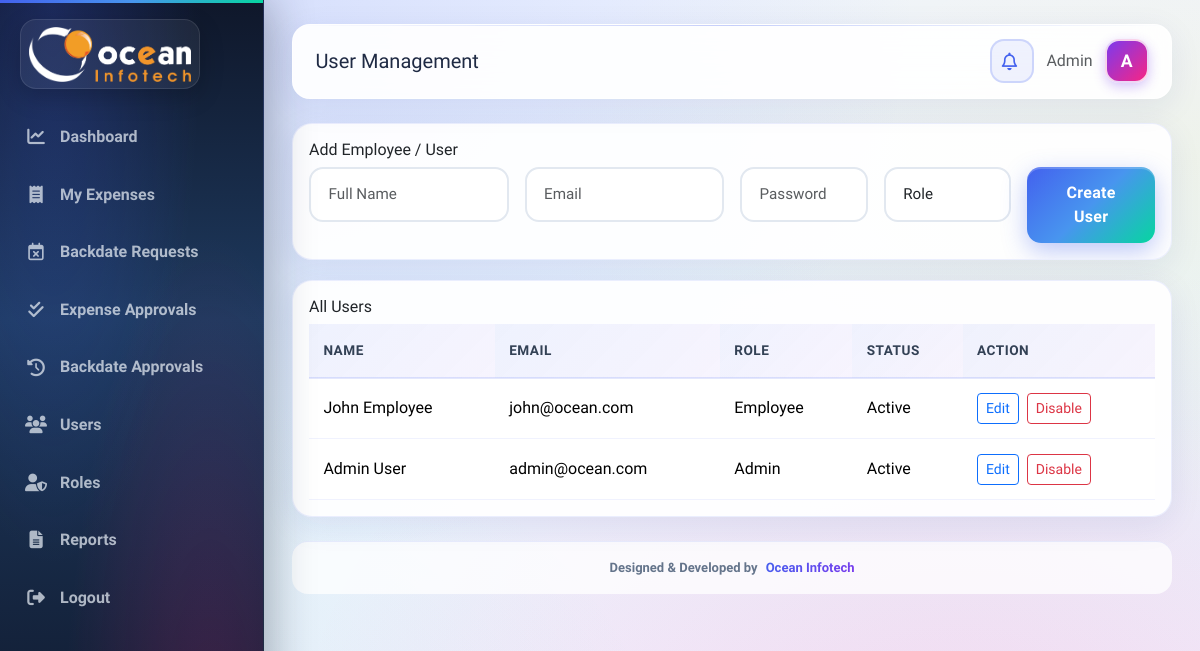
/users.php (signed in), run on the app's committed database.
### tables this page shows
CREATE TABLE `users` (
  `id` int unsigned NOT NULL AUTO_INCREMENT,
  `name` varchar(100) NOT NULL,
  `email` varchar(150) NOT NULL UNIQUE,
  `password` varchar(255) NOT NULL,
  `role_id` int unsigned NOT NULL,
  `status` enum('Active','Inactive') NOT NULL DEFAULT 'Active',
  `created_at` timestamp NOT NULL DEFAULT CURRENT_TIMESTAMP,
  PRIMARY KEY (`id`),
  CONSTRAINT `fk_users_role` FOREIGN KEY (`role_id`) REFERENCES `roles`(`id`)
);

CREATE TABLE `roles` (
  `id` int unsigned NOT NULL AUTO_INCREMENT,
  `name` varchar(50) NOT NULL UNIQUE,
  `description` varchar(255) DEFAULT NULL,
  `status` enum('Active','Inactive') NOT NULL DEFAULT 'Active',
  `created_at` timestamp NOT NULL DEFAULT CURRENT_TIMESTAMP,
  PRIMARY KEY (`id`)
);

### includes/functions.php (called while the page is built, shortened)
<?php
function clean_input($data) {
    return htmlspecialchars(trim((string)$data), ENT_QUOTES, "UTF-8");
}
?>

### users.php (the view, shortened to what this page needs)
<?php
require_once __DIR__ . "/includes/bootstrap.php";
$users = $conn->query(
    "SELECT u.id, u.name, u.email, u.status, r.name AS role_name
     FROM users u
     INNER JOIN roles r ON r.id = u.role_id
     ORDER BY u.id DESC"
)->fetchAll();
require_once __DIR__ . "/includes/layout_top.php";
require_once __DIR__ . "/includes/sidebar.php";
?>
<div class="card p-3">
    <h6>Add Employee / User</h6>
    <form method="post" class="row g-3">
        <div class="col-md-3"><input class="form-control" name="name" placeholder="Full Name" required></div>
        <div class="col-md-3"><input class="form-control" type="email" name="email" placeholder="Email" required></div>
        <div class="col-md-2"><input class="form-control" type="password" name="password" placeholder="Password" required></div>
        <div class="col-md-2">
            <select class="form-select" name="role_id" required>
                <option value="">Role</option>
            </select>
        </div>
        <div class="col-md-2"><button class="btn btn-primary w-100">Create User</button></div>
    </form>
</div>
<div class="card p-3">
    <h6>All Users</h6>
    <div class="table-responsive">
        <table class="table table-custom">
            <thead><tr><th>Name</th><th>Email</th><th>Role</th><th>Status</th><th>Action</th></tr></thead>
            <tbody>
            <?php foreach ($users as $u): ?>
                <tr>
                    <td><?php echo clean_input($u["name"]); ?></td>
                    <td><?php echo clean_input($u["email"]); ?></td>
                    <td><?php echo clean_input($u["role_name"]); ?></td>
                    <td><?php echo clean_input($u["status"]); ?></td>
                    <td>
                        <div class="d-flex gap-2 flex-wrap">
                            <button
                                type="button"
                                class="btn btn-sm btn-outline-primary"
                                data-bs-toggle="modal"
                                data-bs-target="#editUserModal"
                                data-id="<?php echo (int)$u["id"]; ?>"
                                data-name="<?php echo clean_input($u["name"]); ?>"
                                data-email="<?php echo clean_input($u["email"]); ?>"
                                data-role="<?php echo clean_input($u["role_name"]); ?>"
                                data-status="<?php echo clean_input($u["status"]); ?>"
                            >
                                Edit
                            </button>
                            <form method="post">
                                <button class="btn btn-sm <?php echo ($u["status"] === "Active") ? "btn-outline-danger" : "btn-outline-success"; ?>">
                                    <?php echo ($u["status"] === "Active") ? "Disable" : "Enable"; ?>
                                </button>
                            </form>
                        </div>
                    </td>
                </tr>
            <?php endforeach; ?>
            </tbody>
        </table>
    </div>
</div>
<?php require_once __DIR__ . "/includes/layout_bottom.php"; ?>

### assets/css/style.css (style rules this page uses)
:root { --primary-color: #0b2b61; --primary-2: #133e87; --secondary-color: #f3f7ff; --accent-color: #f59e0b; --accent-green: #20c997; --accent-orange: #fb923c; --accent-red: #ff4d6d; --text-color: #1f2a44; --muted: #5b6c8f; --white: #ffffff; --sidebar-width: 264px; --radius-lg: 18px; --radius-md: 14px; --radius-sm: 10px; --transition-speed: 0.25s; --erp-blue: #4361ee; --erp-blue-light: #4895ef; --erp-purple: #7c3aed; --erp-pink: #f72585; --erp-cyan: #06d6a0; --erp-yellow: #ffd60a; --erp-coral: #ff6b6b; --erp-teal: #2ec4b6; --erp-indigo: #4f46e5; --erp-violet: #8b5cf6; --erp-gradient-blue: linear-gradient(135deg, #4361ee 0%, #4895ef 50%, #06d6a0 100%); --erp-gradient-purple: linear-gradient(135deg, #7c3aed 0%, #f72585 100%); --erp-gradient-sunset: linear-gradient(135deg, #ff6b6b 0%, #ffd60a 100%); --erp-gradient-ocean: linear-gradient(135deg, #4361ee 0%, #2ec4b6 100%); --erp-gradient-royal: linear-gradient(135deg, #4f46e5 0%, #7c3aed 100%); --erp-gradient-fire: linear-gradient(135deg, #f72585 0%, #ff6b6b 100%); --erp-gradient-sky: linear-gradient(135deg, #4895ef 0%, #06d6a0 100%); --glass-bg: rgba(255, 255, 255, 0.92); --glass-bg-light: rgba(255, 255, 255, 0.75); --glass-border: rgba(255, 255, 255, 0.5); --glass-shadow: 0 8px 32px rgba(31, 38, 135, 0.08); --glass-shadow-hover: 0 16px 48px rgba(31, 38, 135, 0.15); --kpi-today: #4361ee; --kpi-yesterday: #7c3aed; --kpi-weekly: #06d6a0; --kpi-monthly: #f72585; --kpi-yearly: #ffd60a; --kpi-pending: #ff6b6c; --kpi-approved: #06d6a0; --kpi-rejected: #ef4444; }
* { box-sizing: border-box; }
body { font-family: 'Plus Jakarta Sans', 'Outfit', sans-serif; background: radial-gradient(ellipse at 20% 0%, rgba(67, 97, 238, 0.15) 0%, transparent 50%), radial-gradient(ellipse at 80% 100%, rgba(247, 37, 133, 0.12) 0%, transparent 50%), radial-gradient(ellipse at 0% 100%, rgba(6, 214, 160, 0.1) 0%, transparent 40%), radial-gradient(ellipse at 100% 20%, rgba(255, 214, 10, 0.08) 0%, transparent 40%), linear-gradient(180deg, #f0f5ff 0%, #e8f4fc 50%, #f5f0ff 100%); color: var(--text-color); margin: 0; overflow-x: hidden; min-height: 100vh; }
.form-control, .form-select { border-radius: 14px; border: 2px solid #e2e8f0; padding: 0.875rem 1.1rem; font-size: 0.95rem; font-weight: 500; transition: all 0.25s ease; background: rgba(255, 255, 255, 0.9); }
.btn-primary { border: 0; border-radius: 14px; background: var(--erp-gradient-blue); box-shadow: 0 8px 24px rgba(67, 97, 238, 0.35), 0 2px 0 rgba(255, 255, 255, 0.2) inset; font-weight: 700; letter-spacing: 0.3px; padding: 0.875rem 1.5rem; font-size: 1rem; transition: all 0.3s cubic-bezier(0.16, 1, 0.3, 1); position: relative; overflow: hidden; }
.btn-primary::before { content: ''; position: absolute; top: 0; left: -100%; width: 100%; height: 100%; background: linear-gradient(90deg, transparent, rgba(255, 255, 255, 0.3), transparent); transition: left 0.5s ease; }
.card { border: 1px solid rgba(67, 97, 238, 0.1); border-radius: 20px; box-shadow: var(--glass-shadow); margin-bottom: 1.25rem; background: var(--glass-bg); transition: all 0.3s cubic-bezier(0.16, 1, 0.3, 1); overflow: hidden; }
.card::before { content: ''; position: absolute; top: 0; left: 0; right: 0; height: 3px; background: var(--erp-gradient-blue); transform: scaleX(0); transition: transform 0.3s ease; }
.table-custom { margin-bottom: 0; }
.table-custom th { background: linear-gradient(135deg, rgba(67, 97, 238, 0.08) 0%, rgba(124, 58, 237, 0.05) 100%); border-bottom: 2px solid rgba(67, 97, 238, 0.15); color: #334155; font-weight: 700; font-size: 0.85rem; padding: 1rem 0.9rem; text-transform: uppercase; letter-spacing: 0.5px; }
.table-custom td { border-bottom: 1px solid rgba(67, 97, 238, 0.08); padding: 0.9rem; vertical-align: middle; }

### data on the page
users: name "John Employee", email "john@ocean.com", role.name "Employee", status "Active", shows "Disable"
users: name "Admin User", email "admin@ocean.com", role.name "Admin", status "Active", shows "Disable"

### other printed values
clean_input($pageTitle) "User Management"
clean_input($role) "Admin"
substr($_SESSION["name"], 0, 1) "A"
